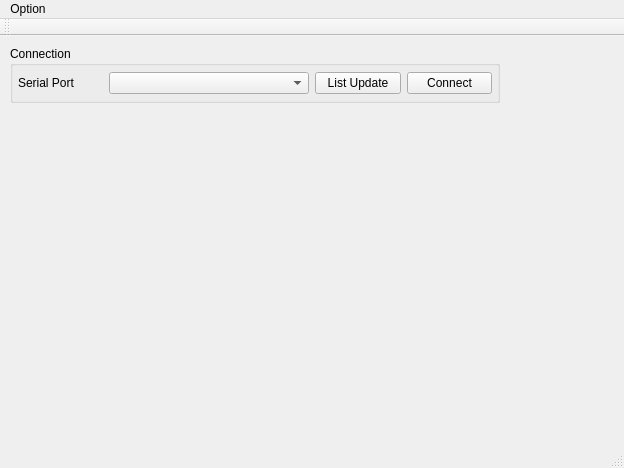
<?xml version="1.0" encoding="UTF-8"?>
<ui version="4.0">
 <class>MainWindow</class>
 <widget class="QMainWindow" name="MainWindow">
  <property name="geometry">
   <rect>
    <x>0</x>
    <y>0</y>
    <width>624</width>
    <height>468</height>
   </rect>
  </property>
  <property name="windowTitle">
   <string>MainWindow</string>
  </property>
  <widget class="QWidget" name="centralWidget">
   <widget class="QJoypad" name="widget" native="true">
    <property name="geometry">
     <rect>
      <x>300</x>
      <y>70</y>
      <width>200</width>
      <height>200</height>
     </rect>
    </property>
    <property name="minimumSize">
     <size>
      <width>200</width>
      <height>200</height>
     </size>
    </property>
    <property name="maximumSize">
     <size>
      <width>200</width>
      <height>200</height>
     </size>
    </property>
   </widget>
   <widget class="QGroupBox" name="groupBox_17">
    <property name="geometry">
     <rect>
      <x>10</x>
      <y>10</y>
      <width>490</width>
      <height>57</height>
     </rect>
    </property>
    <property name="title">
     <string>Connection</string>
    </property>
    <layout class="QGridLayout" name="gridLayout_18">
     <property name="leftMargin">
      <number>5</number>
     </property>
     <property name="topMargin">
      <number>5</number>
     </property>
     <property name="rightMargin">
      <number>5</number>
     </property>
     <property name="bottomMargin">
      <number>5</number>
     </property>
     <property name="spacing">
      <number>3</number>
     </property>
     <item row="0" column="0">
      <layout class="QHBoxLayout" name="horizontalLayout_11">
       <item>
        <widget class="QLabel" name="label_7">
         <property name="text">
          <string>Serial Port</string>
         </property>
        </widget>
       </item>
       <item>
        <widget class="QComboBox" name="comboBox_serial_port">
         <property name="minimumSize">
          <size>
           <width>200</width>
           <height>0</height>
          </size>
         </property>
        </widget>
       </item>
       <item>
        <widget class="QPushButton" name="pushButton_update_serial_list">
         <property name="sizePolicy">
          <sizepolicy hsizetype="Preferred" vsizetype="Fixed">
           <horstretch>0</horstretch>
           <verstretch>0</verstretch>
          </sizepolicy>
         </property>
         <property name="text">
          <string>List Update</string>
         </property>
        </widget>
       </item>
       <item>
        <widget class="QPushButton" name="pushButton_connect">
         <property name="sizePolicy">
          <sizepolicy hsizetype="Preferred" vsizetype="Fixed">
           <horstretch>0</horstretch>
           <verstretch>0</verstretch>
          </sizepolicy>
         </property>
         <property name="text">
          <string>Connect</string>
         </property>
         <property name="checkable">
          <bool>true</bool>
         </property>
        </widget>
       </item>
      </layout>
     </item>
    </layout>
   </widget>
  </widget>
  <widget class="QMenuBar" name="menuBar">
   <property name="geometry">
    <rect>
     <x>0</x>
     <y>0</y>
     <width>624</width>
     <height>25</height>
    </rect>
   </property>
   <widget class="QMenu" name="menuOption">
    <property name="title">
     <string>Option</string>
    </property>
    <addaction name="actionParameters"/>
   </widget>
   <addaction name="menuOption"/>
  </widget>
  <widget class="QToolBar" name="mainToolBar">
   <attribute name="toolBarArea">
    <enum>TopToolBarArea</enum>
   </attribute>
   <attribute name="toolBarBreak">
    <bool>false</bool>
   </attribute>
  </widget>
  <widget class="QStatusBar" name="statusBar"/>
  <action name="actionParameters">
   <property name="text">
    <string>Parameters</string>
   </property>
  </action>
 </widget>
 <layoutdefault spacing="6" margin="11"/>
 <customwidgets>
  <customwidget>
   <class>QJoypad</class>
   <extends>QWidget</extends>
   <header>joypad/qjoypad.h</header>
   <container>1</container>
  </customwidget>
 </customwidgets>
 <resources/>
 <connections/>
</ui>
